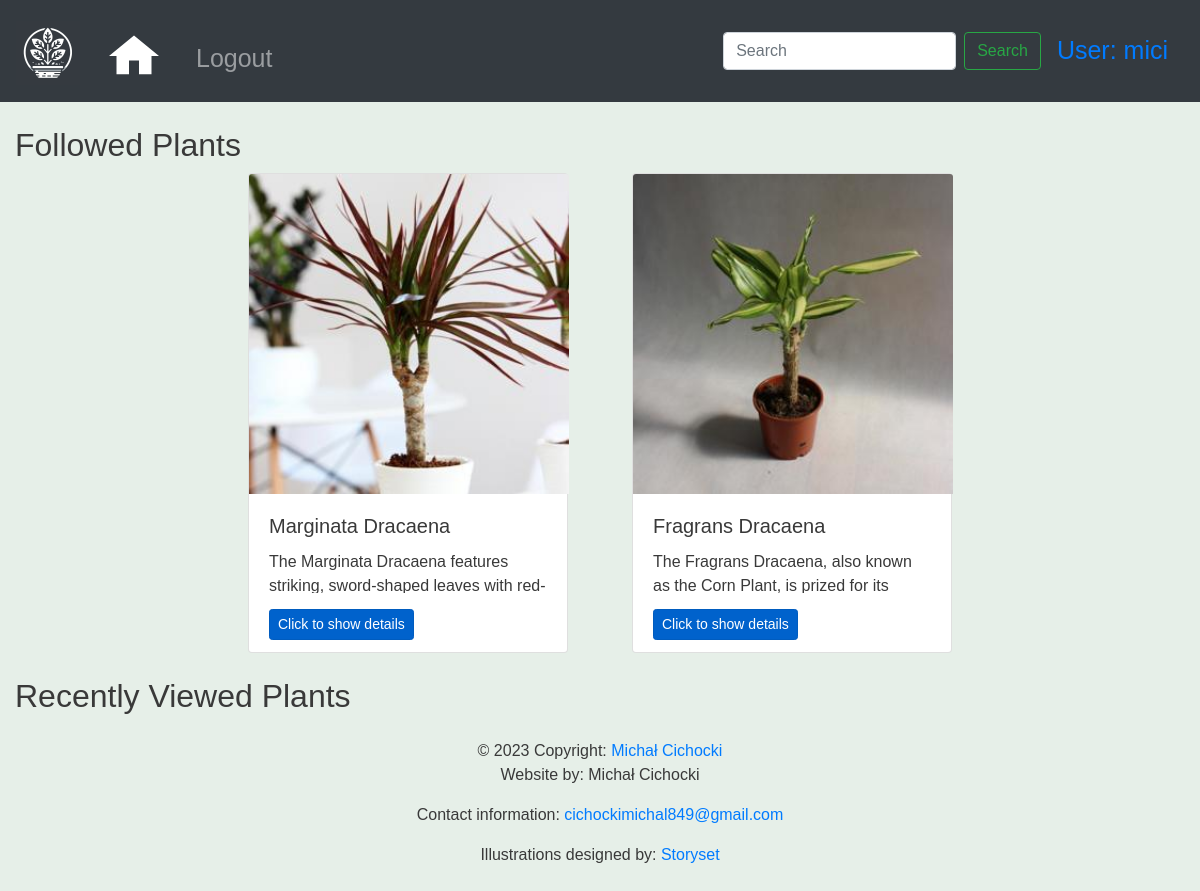
/accounts/profile/ (signed in), run on the app's committed database.
### schedule_keeper/models.py (models this page shows, shortened)
class Plant(models.Model):
    name = models.CharField(max_length=255)
    description = models.TextField(blank=True, null=True)
    category = models.ForeignKey(Category, on_delete=models.CASCADE)
    watering_frequency = models.PositiveIntegerField(help_text="Watering frequency in days")
    img = models.ImageField(upload_to=upload_to, null=True, blank=True)
    creator = models.ForeignKey(User, on_delete=models.CASCADE)

### plantcare/views.py (the view)
# urls.py: path('accounts/profile/', profile, name='profile'),
def profile(request):
    user = request.user
    followed_plants = Plant.objects.filter(follow__user=user)
    viewed_plants = request.session.get('viewed_plants', [])
    plants = [get_object_or_404(Plant, id=plant_id) for plant_id, _ in viewed_plants]
    return render(request, 'profile.html', {"followed_plants": followed_plants, "viewed_plants": plants})

### templates/profile.html (shortened to what this page needs)
{% extends 'base.html' %}
{% load static %}
{% block extra-head %}
    <link rel="stylesheet" href={% static 'css/profile.css' %}>
{% endblock %}
{% block content %}
    <main>
        <h2 class="mt-4">Followed Plants</h2>
        <div class="followed-plants-container">
            {% for plant in followed_plants %}
                <div class="card">
                    {% if plant.img %}
                        <img class="card-img-top" src="{{ plant.img.url|safe }}" alt="Card image cap">
                    {% else %}
                        <img class="card-img-top" src="{% static 'default-placeholder.png' %}" alt="Card image cap">
                    {% endif %}
                    <div class="card-body">
                        <h5 class="card-title">{{ plant.name }}</h5>
                        <p class="card-text">{{ plant.description }}</p>
                        <a class="btn btn-primary btn-sm active" role="button" aria-pressed="true"
                           href="/plants/{{ plant.id }}/">Click to show details</a>
                    </div>
                </div>
            {% endfor %}
        </div>
        <h2 class="mt-4">Recently Viewed Plants</h2>
    </main>
{% endblock %}

### templates/base.html (shortened to what this page needs)
<!doctype html>
{% load static %}
<html lang="en">
<head>
    <link rel="stylesheet" href="https://stackpath.bootstrapcdn.com/bootstrap/4.4.1/css/bootstrap.min.css"
>
    <link rel="stylesheet" href="https://cdnjs.cloudflare.com/ajax/libs/font-awesome/4.7.0/css/font-awesome.min.css">
    <link rel="stylesheet" href={% static 'css/base.css' %}>
    {% block extra-head %}{% endblock %}
</head>
<body>
<nav class="navbar navbar-expand-sm navbar-dark bg-dark sticky-top">
    <a class="navbar-brand" href="/">
        <img class="mt-1" src={% static 'logo.jpg' %} alt="Potted Plant Logo">
    </a>
    <div class="collapse navbar-collapse" id="navbarSupportedContent">
        <ul class="navbar-nav mr-auto">
            <li class="nav-item mt-1 active">
                <a class="nav-link" href="/plants/">
            </li>
            {% if user.is_authenticated %}
                <li class="nav-item">
                    <a class="nav-link mt-2" href="/accounts/logout">Logout</a>
                </li>
            {% else %}
                <li class="nav-item">
                    <a class="nav-link mt-2" href="/accounts/login">Login</a>
                </li>
            {% endif %}
        </ul>
        <form action="{% url 'plants' %}" class="form-inline my-2 my-lg-0">
            <input class="form-control mr-sm-2" type="search" placeholder="Search" aria-label="Search" name="search"
                   value="{{ search_text }}">
            <button class="btn btn-outline-success my-2 my-sm-0" type="submit">Search</button>
        </form>
        {% if user.is_authenticated %}
            <a class="nav-link" href="/accounts/profile">User: {{ user.username }}</a>
        {% endif %}
    </div>
</nav>
<div class="container-fluid">
    {% block content %}
    {% endblock %}
</div>
<footer class="page-footer font-small blue">
    <div class="footer-copyright text-center py-3">© 2023 Copyright:
        <a href="https://www.linkedin.com/in/michał-cichocki/"> Michał Cichocki</a>
        <p>Website by: Michał Cichocki</p>
        <p>Contact information: <a href="mailto:cichockimichal849@gmail.com">cichockimichal849@gmail.com</a></p>
        <p>Illustrations designed by: <a href="https://storyset.com/illustration/people-taking-care-of-plants/amico">Storyset</a>
        </p>
    </div>
</footer>
</body>
</html>

### static/css/base.css (style rules this page uses)
.navbar { min-height: 100px; font-size: 25px; }
.navbar-brand > img { width: 4rem; height: 4rem; }
body { font-family: 'Source Sans Pro', sans-serif; background-color: #e6efe8; color: #393939; }
.nav-link > svg { margin-top: .4rem; }
nav { background-color: black; }

### static/css/profile.css (style rules this page uses)
.followed-plants-container { display: flex; flex-direction: row; gap: 4rem; flex-wrap: wrap; justify-content: center; }
.card { width: 20rem; height: 30rem; }
.card-text { overflow-y: auto; max-height: 2.7rem; }
.card-img-top { width: 20rem; height: 20rem; }

### data on the page
Plant: img (picture), name "Marginata Dracaena", description "The Marginata Dracaena features striking, sword-shaped leaves with…"
Plant: img (picture), name "Fragrans Dracaena", description "The Fragrans Dracaena, also known as the Corn Plant, is prized for its…"

### other printed values
{{ user.username }} "mici"
